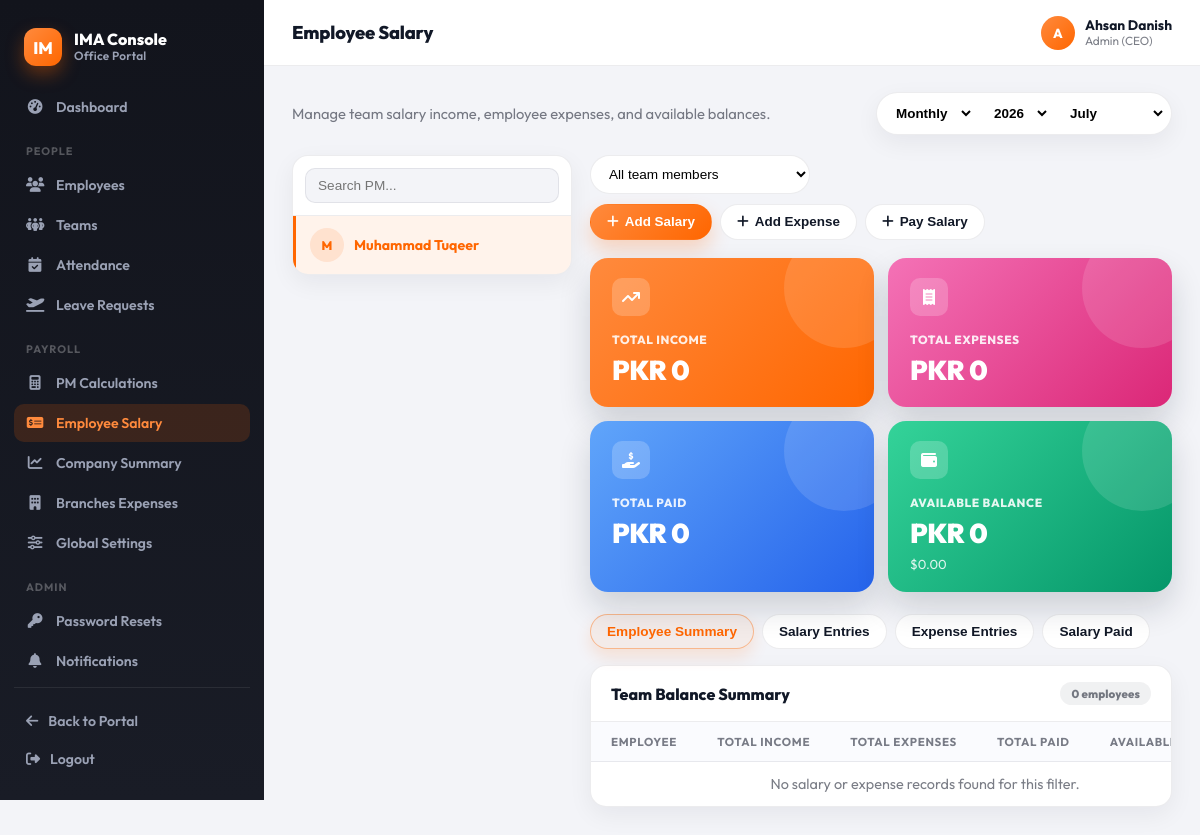
/console/employee-salary/?pm=20&period=month&year=2026&month=7 (signed in), run on the app's committed database.
### accounts/models.py (models this page shows, shortened)
class Employee(AbstractBaseUser, PermissionsMixin):
    cnic = models.CharField(max_length=13, unique=True, validators=[cnic_validator])
    email = models.EmailField(unique=True, validators=[email_validator])
    full_name = models.CharField(max_length=120, blank=True, null=True, validators=[alpha_spaces])
    fathers_name = models.CharField(max_length=120, blank=True, null=True, validators=[alpha_spaces])
    date_of_birth = models.DateField(blank=True, null=True)
    gender = models.CharField(max_length=10, choices=[('male','Male'),('female','Female'),('other','Other'),('na','Prefer not to say')], blank=True, null=True)
    marital_status = models.CharField(max_length=10, choices=[('single','Single'),('married','Married'),('divorced','Divorced'),('widowed','Widowed')], blank=True, null=True)
    contact_number = models.CharField(max_length=14, blank=True, null=True)
    residential_address = models.TextField(max_length=250, blank=True, null=True)
    date_of_joining = models.DateField(blank=True, null=True)
    reporting_manager_name = models.CharField(max_length=120, blank=True, null=True, validators=[alpha_spaces])
    department = models.CharField(max_length=10, choices=[('HR','HR'),('IT','IT'),('FIN','Finance'),('OPS','Operations'),('SALES','Sales'),('OTHER','Other')], blank=True, null=True)
    designation = models.CharField(max_length=120, blank=True, null=True)
    employment_type = models.CharField(max_length=2, choices=[('FT','Full-time'),('PT','Part-time'),('CT','Contract'),('IN','Internship')], blank=True, null=True)
    employee_code = models.CharField(max_length=20, unique=True, blank=True, null=True)
    profile_picture = models.ImageField(upload_to=profile_picture_path, validators=[], blank=True, null=True)
    cnic_front = models.ImageField(upload_to=cnic_front_path, validators=[], blank=True, null=True)
    cnic_back = models.ImageField(upload_to=cnic_back_path, validators=[], blank=True, null=True)
    degree_certificate = models.FileField(upload_to=degree_path, validators=[], blank=True, null=True)
    father_cnic = models.ImageField(upload_to=father_cnic_path, validators=[], blank=True, null=True)
    emergency_contact_name = models.CharField(max_length=120, blank=True, null=True)
    emergency_relationship = models.CharField(max_length=10, choices=[('father','Father'),('mother','Mother'),('spouse','Spouse'),('sibling','Sibling'),('friend','Friend'),('other','Other')], blank=True, null=True)
    emergency_contact_number = models.CharField(max_length=14, blank=True, null=True)
    emergency_contact_address = models.TextField(blank=True, null=True)
    blood_group = models.CharField(max_length=3, choices=[('A+','A+'),('A-','A-'),('B+','B+'),('B-','B-'),('O+','O+'),('O-','O-'),('AB+','AB+'),('AB-','AB-')], blank=True, null=True)
    previous_employer = models.TextField(blank=True, null=True)
    special_skills = models.TextField(blank=True, null=True)
    ROLE_CHOICES = [
        ('employee', 'Employee'),
        ('pm', 'Project Manager'),
        ('admin', 'Admin (CEO)'),   # 🔹 added Admin role
    ]
    role = models.CharField(
        max_length=20,
        choices=ROLE_CHOICES,
        default='employee',
        help_text="Role of the employee. Default is 'Employee'."
    )
    is_staff = models.BooleanField(default=False)
    is_active = models.BooleanField(default=False)
    date_joined = models.DateTimeField(auto_now_add=True)
    objects = EmployeeManager()
    USERNAME_FIELD = 'cnic'
    REQUIRED_FIELDS = ['email']
    class Media:
        css = {"all": ("css/admin/accounts.css",)}

### console/views.py (the view, shortened to what this page needs)
# urls.py: path("employee-salary/", views.employee_salary_view, name="employee_salary"),
@login_required
@role_required(*STAFF_ROLES)
def employee_salary_view(request):
    role = getattr(request.user, "role", None)
    today = timezone.localdate()
    period, year, month = _current_period(request, today)
    pms = Employee.objects.filter(role="pm").order_by("full_name", "email")
    if _is_admin(request):
        selected_pm_id = request.GET.get("pm")
        selected_pm = get_object_or_404(pms, pk=selected_pm_id) if selected_pm_id else None
    else:
        selected_pm = request.user
        selected_pm_id = str(request.user.id)
        pms = pms.filter(pk=request.user.id)
    team_members = team_members_for_pm(selected_pm) if selected_pm else Employee.objects.none()
    selected_employee_id = request.GET.get("employee")
    selected_employee = get_object_or_404(team_members, pk=selected_employee_id) if selected_employee_id else None
    salary_data = None
    if selected_pm:
        salary_data = summarize_employee_salary(
            pm=selected_pm,
            period=period,
            year=year,
            month=month,
            employee=selected_employee,
        )
    context = {
        "title": "Employee Salary",
        "pms": pms,
        "selected_pm": selected_pm,
        "team_members": team_members,
        "selected_employee": selected_employee,
        "salary_data": salary_data,
        "salary_type_choices": EmployeeSalary.SALARY_TYPE_CHOICES,
        "expense_type_choices": EmployeeSalaryExpense.EXPENSE_TYPE_CHOICES,
        "period": period,
        "year": year,
        "month": month,
        "year_options": _year_options(today),
        "months": _month_options(),
        "today": today,
        "current_user_id": request.user.id,
        "is_pm_user": role == "pm",
    }
    return render(request, "console/employee_salary.html", context)

### console/templates/console/employee_salary.html (shortened to what this page needs)
{% extends "console/base.html" %}
{% load humanize %}
{% block page_title %}Employee Salary{% endblock %}
{% block content %}
<div class="cn-commandbar">
  <p class="cn-page-lede" style="margin:0;">Manage team salary income, employee expenses, and available balances.</p>
  <form class="period-group" method="get">
    <select name="period" onchange="this.form.submit()">
      <option value="month" {% if period == "month" %}selected{% endif %}>Monthly</option>
    </select>
    <select name="year" onchange="this.form.submit()">
      {% for y in year_options %}<option value="{{ y }}" {% if y == year %}selected{% endif %}>{{ y }}</option>{% endfor %}
    </select>
    <select name="month" {% if period == "year" %}disabled{% endif %} onchange="this.form.submit()">
      {% for m, label in months %}<option value="{{ m }}" {% if m == month %}selected{% endif %}>{{ label }}</option>{% endfor %}
    </select>
  </form>
</div>
<div class="cn-split">
  {% if not is_pm_user %}
    <aside class="cn-split-nav">
      <div class="search-box">
        <input type="text" id="pm-filter-input" placeholder="Search PM..." oninput="filterEntityList(this, 'pm-entity-list')">
      </div>
      <div class="cn-entity-list" id="pm-entity-list">
        {% for pm in pms %}
          <a class="cn-entity-item {% if selected_pm and pm.id == selected_pm.id %}active{% endif %}" data-search="{{ pm.full_name|default:pm.email|default:pm.cnic|lower }}"
             href="?pm={{ pm.id }}&period={{ period }}&year={{ year }}&month={{ month }}">
            <span class="cn-avatar">{{ pm.full_name|default:pm.email|slice:":1"|upper }}</span>
            {{ pm.full_name|default:pm.email|default:pm.cnic }}
          </a>
        {% empty %}
          <div class="cn-empty">No PMs found.</div>
        {% endfor %}
      </div>
    </aside>
  {% endif %}
  <div class="cn-split-main">
    {% if selected_pm %}
      <div class="cn-toolbar" style="margin-bottom:18px;">
        <select id="employee-select" onchange="location.href=this.value" style="min-width:220px;">
          <option value="?pm={{ selected_pm.id }}&period={{ period }}&year={{ year }}&month={{ month }}">All team members</option>
        </select>
        <div class="cn-action-group">
          <button class="cn-btn primary" type="button" onclick="openModal('salary-modal')"><i class="fa-solid fa-plus"></i> Add Salary</button>
          <button class="cn-btn" type="button" onclick="openModal('expense-modal')"><i class="fa-solid fa-plus"></i> Add Expense</button>
          <button class="cn-btn" type="button" onclick="openModal('payment-modal')"><i class="fa-solid fa-plus"></i> Pay Salary</button>
        </div>
      </div>
    {% endif %}
    {% if selected_pm and salary_data %}
      <div class="cn-kpi-grid">
        <div class="cn-kpi-tile c1">
          <div class="icon"><i class="fa-solid fa-arrow-trend-up"></i></div>
          <div class="label">Total Income</div>
          <div class="value">PKR {{ salary_data.total_income_pkr|floatformat:0|intcomma }}</div>
        </div>
        <div class="cn-kpi-tile c5">
          <div class="icon"><i class="fa-solid fa-receipt"></i></div>
          <div class="label">Total Expenses</div>
          <div class="value">PKR {{ salary_data.total_expenses_pkr|floatformat:0|intcomma }}</div>
        </div>
        <div class="cn-kpi-tile c3">
          <div class="icon"><i class="fa-solid fa-hand-holding-dollar"></i></div>
          <div class="label">Total Paid</div>
          <div class="value">PKR {{ salary_data.total_paid_pkr|floatformat:0|intcomma }}</div>
        </div>
        <div class="cn-kpi-tile c2">
          <div class="icon"><i class="fa-solid fa-wallet"></i></div>
          <div class="label">Available Balance</div>
          <div class="value">PKR {{ salary_data.total_balance_pkr|floatformat:0|intcomma }}</div>
          <div class="sub">${{ salary_data.total_balance_usd|floatformat:2 }}</div>
        </div>
      </div>
      <div class="cn-tabs">
        <button class="cn-tab active" type="button" data-tab-target="summary-tab" onclick="showTab(this)">Employee Summary</button>
        <button class="cn-tab" type="button" data-tab-target="salary-tab" onclick="showTab(this)">Salary Entries</button>
        <button class="cn-tab" type="button" data-tab-target="expense-tab" onclick="showTab(this)">Expense Entries</button>
        <button class="cn-tab" type="button" data-tab-target="payment-tab" onclick="showTab(this)">Salary Paid</button>
      </div>
      <section id="summary-tab" class="cn-tab-panel cn-card">
        <div class="cn-card-header"><h3>Team Balance Summary</h3><span class="cn-badge neutral">{{ salary_data.employee_rows|length }} employees</span></div>
        <div class="cn-table-wrap">
          <table class="cn-table">
            <thead><tr><th>Employee</th><th>Total Income</th><th>Total Expenses</th><th>Total Paid</th><th>Available Balance</th></tr></thead>
            <tbody>
              {% for row in salary_data.employee_rows %}
                <tr>
                  <td>{{ row.employee.full_name|default:row.employee.email|default:row.employee.cnic }}</td>
                  <td>PKR {{ row.income_pkr|floatformat:0|intcomma }}</td>
                  <td>PKR {{ row.expenses_pkr|floatformat:0|intcomma }}</td>
                  <td>PKR {{ row.paid_pkr|floatformat:0|intcomma }}</td>
                  <td>PKR {{ row.balance_pkr|floatformat:0|intcomma }}</td>
                </tr>
              {% empty %}
                <tr><td colspan="5" class="cn-empty">No salary or expense records found for this filter.</td></tr>
              {% endfor %}
            </tbody>
          </table>
        </div>
      </section>
    {% else %}
      <div class="cn-card cn-empty">Select a PM from the list to manage employee salaries.</div>
    {% endif %}
  </div>
</div>
{% endblock %}

### console/templates/console/base.html (shortened to what this page needs)
{% load static %}
<!DOCTYPE html>
<html lang="en">
<head>
  <link rel="stylesheet" href="https://cdnjs.cloudflare.com/ajax/libs/font-awesome/6.4.0/css/all.min.css">
  <link rel="stylesheet" href="{% static 'console/css/console.css' %}">
</head>
<body class="console-body">
  <div class="console-shell">
    <aside class="console-sidebar" id="console-sidebar">
      <div class="console-brand">
        <div class="mark">IM</div>
        <div class="text">
          <div class="title">IMA Console</div>
          <div class="subtitle">Office Portal</div>
        </div>
      </div>
      <nav class="console-nav">
        <a href="{% url 'console:dashboard' %}" class="{% if request.resolver_match.url_name == 'dashboard' %}active{% endif %}">
          <i class="fa-solid fa-gauge-high"></i> Dashboard
        </a>
        <div class="console-nav-label">People</div>
        <a href="{% url 'console:employees_list' %}" class="{% if request.resolver_match.url_name == 'employees_list' or request.resolver_match.url_name == 'employee_detail' %}active{% endif %}">
          <i class="fa-solid fa-users"></i> Employees
        </a>
        <a href="{% url 'console:teams_list' %}" class="{% if 'team' in request.resolver_match.url_name %}active{% endif %}">
          <i class="fa-solid fa-people-group"></i> Teams
        </a>
        <a href="{% url 'console:attendance_list' %}" class="{% if 'attendance' in request.resolver_match.url_name %}active{% endif %}">
          <i class="fa-solid fa-calendar-check"></i> Attendance
        </a>
        <a href="{% url 'console:leaves_list' %}" class="{% if 'leave' in request.resolver_match.url_name %}active{% endif %}">
          <i class="fa-solid fa-plane-departure"></i> Leave Requests
        </a>
        <div class="console-nav-label">Payroll</div>
        {% if request.user.role == "admin" %}
        <a href="{% url 'console:pm_calculations' %}" class="{% if request.resolver_match.url_name == 'pm_calculations' %}active{% endif %}">
          <i class="fa-solid fa-calculator"></i> PM Calculations
        </a>
        {% endif %}
        <a href="{% url 'console:employee_salary' %}" class="{% if request.resolver_match.url_name == 'employee_salary' %}active{% endif %}">
          <i class="fa-solid fa-money-check-dollar"></i> Employee Salary
        </a>
        {% if request.user.role == "admin" %}
        <a href="{% url 'console:company_summary' %}" class="{% if request.resolver_match.url_name == 'company_summary' %}active{% endif %}">
          <i class="fa-solid fa-chart-line"></i> Company Summary
        </a>
        <a href="{% url 'console:branch_expenses' %}" class="{% if request.resolver_match.url_name == 'branch_expenses' %}active{% endif %}">
          <i class="fa-solid fa-building"></i> Branches Expenses
        </a>
        <a href="{% url 'console:global_settings' %}" class="{% if request.resolver_match.url_name == 'global_settings' %}active{% endif %}">
          <i class="fa-solid fa-sliders"></i> Global Settings
        </a>
        <div class="console-nav-label">Admin</div>
        <a href="{% url 'console:password_resets_list' %}" class="{% if request.resolver_match.url_name == 'password_resets_list' %}active{% endif %}">
          <i class="fa-solid fa-key"></i> Password Resets
        </a>
        {% endif %}
        <a href="{% url 'console:notifications_list' %}" class="{% if 'notification' in request.resolver_match.url_name %}active{% endif %}">
          <i class="fa-solid fa-bell"></i> Notifications
        </a>
      </nav>
      <div class="console-sidebar-footer">
        <a href="{% url 'dashboard' %}"><i class="fa-solid fa-arrow-left"></i> Back to Portal</a>
        <a href="{% url 'logout' %}"><i class="fa-solid fa-right-from-bracket"></i> Logout</a>
      </div>
    </aside>
    <div class="console-main">
      <header class="console-topbar">
        <div style="display:flex;align-items:center;gap:12px;">
          <h1>{% block page_title %}Console{% endblock %}</h1>
        </div>
        <div class="console-user">
          <div class="avatar">{{ request.user.full_name|default:request.user.email|slice:":1"|upper }}</div>
          <div class="meta">
            <div class="name">{{ request.user.full_name|default:request.user.email }}</div>
            <div class="role">{{ request.user.get_role_display|default:"Superuser" }}</div>
          </div>
        </div>
      </header>
      <div class="console-content">
        {% block content %}{% endblock %}
      </div>
    </div>
  </div>
</body>
</html>

### data on the page
Employee: user.full_name "A", user.full_name "Ahsan Danish", user.role "Admin (CEO)"
Employee: full_name "M", full_name "Muhammad Tuqeer"

### other printed values
{{ salary_data.total_income_pkr|floatformat:0|intcomma }} "0"
{{ salary_data.total_expenses_pkr|floatformat:0|intcomma }} "0"
{{ salary_data.total_paid_pkr|floatformat:0|intcomma }} "0"
{{ salary_data.total_balance_pkr|floatformat:0|intcomma }} "0"
{{ salary_data.total_balance_usd|floatformat:2 }} "0.00"
{{ salary_data.employee_rows|length }} "0"
form field year "2026"
form field month "July"
